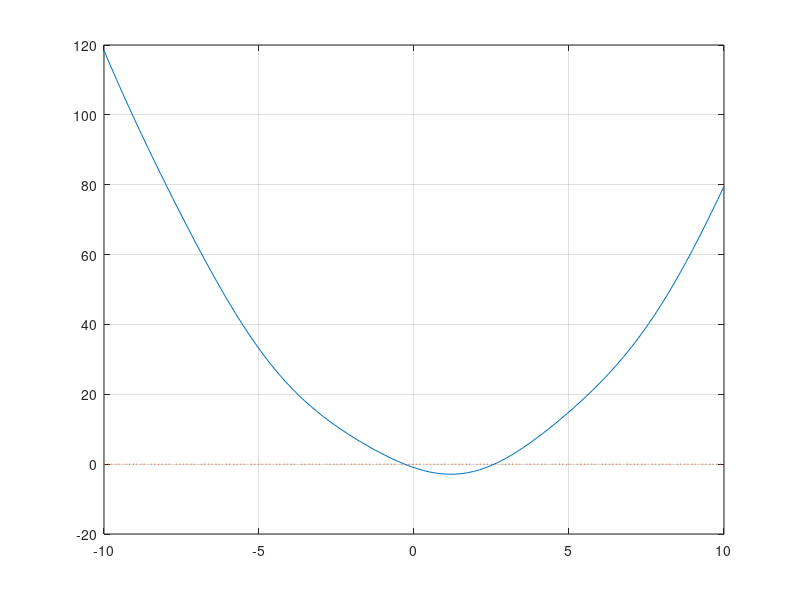

The MATLAB source for this figure: (Note: this script raises an error after producing the figure.)
a = -10;
b = 10;
x = linspace(a,b,100);
f = 'x.^2-2*x-1-sin(x)';
i = 0;
while i < 2
    plot(x,eval(f),x,0*x,':');
    grid on;
    z = ginput(1);
    [zr,fr] = fzero(f,z(1));
    disp(zr);
    plot(zr,fr,'r*',z(1),z(2),'g*');
    i = i + 1;
end